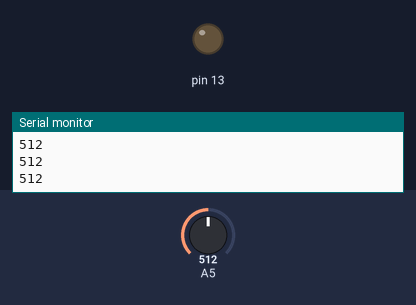
A sketch run on a simulated Arduino Uno, built with avr-gcc and run on an emulated ATmega328P. On the bench: output pins drawn as LEDs (lit = HIGH), the last lines printed to the serial monitor. Inputs (shaded band) come from the test bench; at power-on: A5 = 512.

Above: at 1.3 s.
1.4 s: A5 set to 889
2.9 s: A5 set to 919
At 3.6 s:
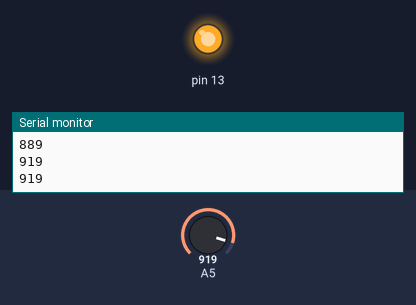
4.5 s: A5 set to 900
At 4.8 s:
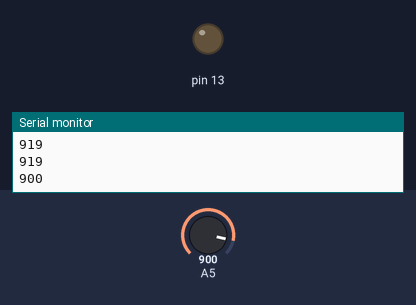
6.0 s: A5 set to 1023
At 7.2 s:
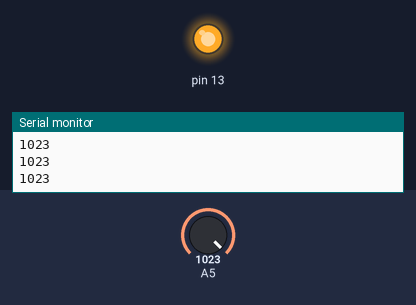
Timing chart, 0 to 8.5 s (numbered marks = the images above; inputs shaded):
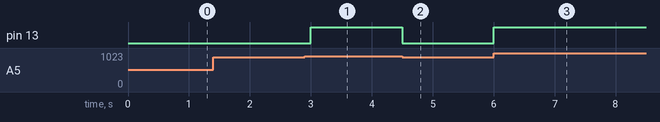

Measured:
- the behaviour switches between 900 and 901 on A5 (found by bisection; images 0 and 1)
- after the input at 2.9 s, pin 13: LOW → HIGH after 0.10 s
- after the input at 4.5 s, pin 13: HIGH → LOW at once
- after the input at 6.0 s, pin 13: LOW → HIGH at once

The sketch:

example.ino
```cpp
void setup() {
  pinMode(A5, INPUT);
  pinMode(13, OUTPUT);
  Serial.begin(9600);

}

void loop() {
  Serial.println(analogRead(A5));
  delay(500);
  if(analogRead(A5)>900){
    digitalWrite(13, 1);
  }
  else
    digitalWrite(13, 0);
}
```
